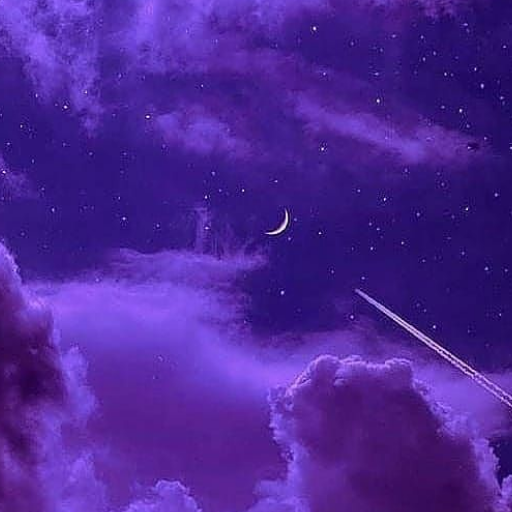
#> input picture Interblock_Difference/pic/Screenshot_2.png, 512 x 512 px, found by its file name
$ python just_usefull_trash.py
#> lines starting #> are read from the running program, lines starting #| are printed output that depends on the picture; pictures that were not available may be replaced by others from this repository, and a replacement may not be noted
import cv2
import numpy as np
from scipy.fftpack import dctn, idctn
from numpy import isinf, isnan

# --- Параметры алгоритма (должны быть одинаковыми для встраивания и извлечения) ---
BLOCK_SIZE = 8
WATERMARK_SIZE = 64 # Ожидаемый размер водяного знака (одна сторона)
IMAGE_SIZE = 512
COEFF_COORDS = (0, 2) # Координаты (1,3) из статьи в 0-based indexing
T = 80
K = 12
Z = 2 # Параметр для расчета M
# Направление обхода фиксировано: LR
# --- Конец параметров ---


# --- Вспомогательные функции ---
# (Остаются без изменений, так как работают с отдельными парами блоков)

def apply_dct(block):
    """Применяет 2D ДКП к блоку."""
    return dctn(block, norm='ortho')

def apply_idct(block):
    """Применяет 2D обратное ДКП к блоку."""
    return idctn(block, norm='ortho')

def arnold_transform(image, iterations):
    """Применяет преобразование Арнольда к квадратной матрице."""
    if image.shape[0] != image.shape[1]:
        raise ValueError("Input image must be square.")
    M = image.shape[0]
    arnold_image = np.copy(image)
    for _ in range(iterations):
        new_image = np.zeros_like(arnold_image)
        for i in range(M):
            for j in range(M):
                j_prime = (i + 2 * j) % M
                i_prime = (i + j) % M
                new_image[i_prime, j_prime] = arnold_image[i, j]
        arnold_image = new_image
    return new_image

def inverse_arnold_transform(image, iterations):
    """Применяет обратное преобразование Арнольда к квадратной матрице."""
    if image.shape[0] != image.shape[1]:
        raise ValueError("Input image must be square.")
    M = image.shape[0]
    inv_arnold_image = np.copy(image)
    for _ in range(iterations):
        new_image = np.zeros_like(inv_arnold_image)
        for i_prime in range(M):
            for j_prime in range(M):
                i = (2 * i_prime - j_prime) % M
                j = (-i_prime + j_prime) % M
                new_image[i, j] = inv_arnold_image[i_prime, j_prime]
        inv_arnold_image = new_image
    return inv_arnold_image

def calculate_median_ac(dct_block):
    """Вычисляет медиану первых 9 АС-коэффициентов по зигзагу."""
    zigzag_coords = [(0, 1), (1, 0), (2, 0), (1, 1), (0, 2), (0, 3), (1, 2), (2, 1), (3, 0)]
    ac_coeffs = [dct_block[y, x] for y, x in zigzag_coords]
    if not ac_coeffs:
        return 0.0
    return np.median(ac_coeffs)

def calculate_M(dct_block, Z):
    """Вычисляет силу модификации M для блока Block1."""
    dc_coeff = dct_block[0, 0]
    median_ac = calculate_median_ac(dct_block)

    if isinf(dc_coeff) or isnan(dc_coeff) or abs(dc_coeff) < 1e-9:
         return 1e-9

    if abs(dc_coeff) > 1000 or abs(dc_coeff) < 1:
        if isinf(median_ac) or isnan(median_ac):
             return 1e-9
        return abs(Z * median_ac)
    else:
        diff_dc_median = dc_coeff - median_ac
        if isinf(diff_dc_median) or isnan(diff_dc_median):
             return 1e-9
        return abs(Z * diff_dc_median / dc_coeff)

def embed_bit_modified_logic(block1_dct, block2_dct, watermark_bit, coeff_coords, M, T, K):
    """
    Встраивает один бит ЦВЗ в пару блоков путем модификации коэффициента
    ВТОРОГО блока на основе разности C2-C1.
    Возвращает модифицированный block2_dct.
    """
    C1 = block1_dct[coeff_coords]
    C2 = block2_dct[coeff_coords]
    delta = C2 - C1

    modified_block2_dct = block2_dct.copy()
    C2_modified = modified_block2_dct[coeff_coords]

    if isinf(M) or isnan(M) or M < 1e-9:
        return block2_dct.copy()

    if watermark_bit == 1:
        if delta > T - K:
            while delta > T - K:
                C2_modified -= M
                delta = C2_modified - C1
        elif K > delta > -T/2:
             while delta < K:
                C2_modified += M
                delta = C2_modified - C1
        elif delta < -T/2:
            while delta > -T - K:
                C2_modified -= M
                delta = C2_modified - C1

    elif watermark_bit == 0:
        if delta > T/2:
            while delta <= T + K:
                C2_modified += M
                delta = C2_modified - C1
        elif -K < delta < T/2:
             while delta >= -K:
                C2_modified -= M
                delta = C2_modified - C1
        elif delta < K - T:
            while delta <= K - T:
                C2_modified += M
                delta = C2_modified - C1

    modified_block2_dct[coeff_coords] = C2_modified
    return modified_block2_dct

def postprocess_dct_block(modified_dct_block):
    """
    Применяет обратное ДКП (ОДКП), добавляет 128, округляет и клиппирует
    значения блока ДКП, чтобы получить пиксельные значения в диапазоне [0, 255].
    """
    pixel_block_float = idctn(modified_dct_block, norm='ortho')
    pixel_block_float[isinf(pixel_block_float) | isnan(pixel_block_float)] = 0

    processed_block_pixels = np.round(pixel_block_float + 128).clip(0, 255).astype(np.uint8)

    return processed_block_pixels

def extract_single_bit_from_pair_robust(block1_dct, block2_dct, coeff_coords, T, K):
    """
    Извлекает один бит ЦВЗ из пары ДКП блоков на основе разности коэффициентов.
    Учитывает модифицированную логику встраивания (разность C2-C1, модификация C2)
    и обрабатывает граничные случаи и случаи с inf/NaN.
    """
    C1 = block1_dct[coeff_coords]
    C2 = block2_dct[coeff_coords]
    delta = C2 - C1

    if isinf(delta) or isnan(delta):
        return None

    epsilon = 1e-9

    if abs(delta - T) < epsilon: return 1
    elif abs(delta + T) < epsilon: return 0
    elif abs(delta) < epsilon: return 0
    elif abs(delta - K) < epsilon and K > 0: return 0
    elif abs(delta + K) < epsilon and K > 0: return 1

    if (delta > T) or (-T < delta < 0):
        return 1
    elif (delta < -T) or (0 < delta < T):
        return 0
    else:
        return None


# --- Функции встраивания и извлечения ЦВЗ в синий канал (только LR) ---

def embed_watermark_blue_channel_lr(image_path, watermark_path, T, K, Z, coeff_coords, block_size):
    """
    Встраивает ЦВЗ в синий канал изображения-контейнера по первому методу
    с модифицированной логикой встраивания, используя только обход LR.
    """
#> called with T = 80, K = 12, Z = 2, coeff_coords = (0, 2), block_size = 8
    img = cv2.imread(image_path, cv2.IMREAD_COLOR)
#> img is the input picture: shape (512, 512, 3); mean B, G, R 149.5, 37, 76.8
    if img is None:
        print(f"Ошибка: Изображение не найдено по пути: {image_path}")
        return None

    watermark = cv2.imread(watermark_path, cv2.IMREAD_GRAYSCALE)
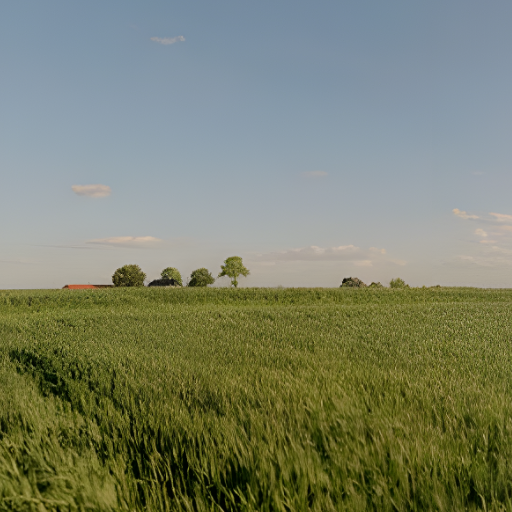
#> input picture Interblock_Difference/pic/pic2.png, 512 x 512 px, given in place of watermark.png, which was not available
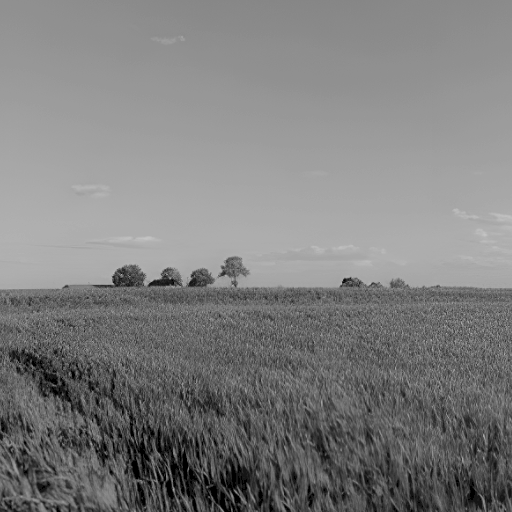
#> watermark: shape (512, 512); min 0, max 196, mean 126.1
    #watermark = arnold_transform(watermark, 5)
    if watermark is None:
         print(f"Ошибка: ЦВЗ не найден по пути: {watermark_path}")
         return None

    num_blocks_x = IMAGE_SIZE // block_size
    num_blocks_y = IMAGE_SIZE // block_size
    # Для LR направления емкость фиксирована
    expected_wm_len = num_blocks_y * (num_blocks_x - 1) # 64 * 63 = 4032 бита

    watermark_flat = (watermark > 128).astype(np.uint8).flatten()

    if len(watermark_flat) < expected_wm_len:
         print(f"Предупреждение: Размер ЦВЗ ({len(watermark_flat)} битов) меньше емкости ({expected_wm_len} битов) для LR. Будут встроены только первые {len(watermark_flat)} битов.")
         watermark_to_embed = watermark_flat
    elif len(watermark_flat) > expected_wm_len:
        print(f"Предупреждение: Размер ЦВЗ ({len(watermark_flat)} битов) больше емкости ({expected_wm_len} битов) для LR. Будут встроены только первые {expected_wm_len} битов.")
#| Предупреждение: Размер ЦВЗ (262144 битов) больше емкости (4032 битов) для LR. Будут встроены только первые 4032 битов.
        watermark_to_embed = watermark_flat[:expected_wm_len]
#> watermark_to_embed = 4032 values from 1 to 1
    else:
        watermark_to_embed = watermark_flat # Размер совпадает с емкостью 4032

    if img.shape[0] != IMAGE_SIZE or img.shape[1] != IMAGE_SIZE:
         print(f"Ошибка: Размер изображения должен быть {IMAGE_SIZE}x{IMAGE_SIZE}")
         return None

    b_channel, g_channel, r_channel = cv2.split(img)
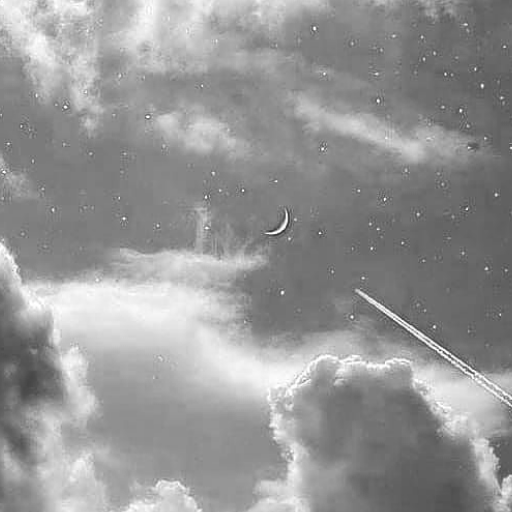
#> b_channel: shape (512, 512); min 49, max 255, mean 149.5
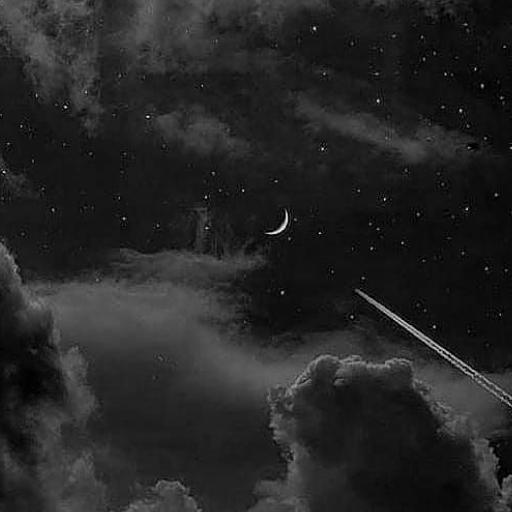
#> g_channel: shape (512, 512); min 0, max 238, mean 37
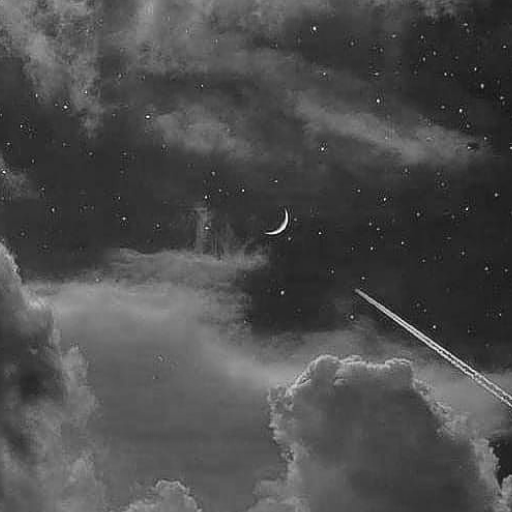
#> r_channel: shape (512, 512); min 14, max 255, mean 76.8
    b_channel_float = b_channel.astype(np.float32) - 128
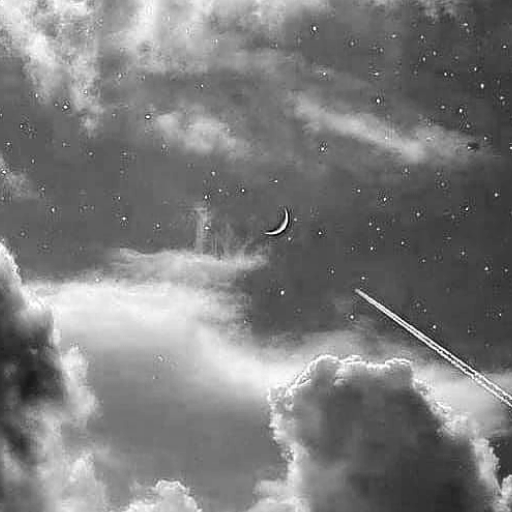
#> b_channel_float: shape (512, 512) float32; min -79, max 127, mean 21.5; drawn with min black and max white

    # 1. Применяем ДКП ко ВСЕМ блокам синего канала
    dct_blocks = []
    for i in range(num_blocks_y):
        row_of_blocks = []
        for j in range(num_blocks_x):
            block = b_channel_float[i*block_size:(i+1)*block_size, j*block_size:(j+1)*block_size]
            dct_block = apply_dct(block)
            row_of_blocks.append(dct_block)
        dct_blocks.append(row_of_blocks)
#> after the loop, dct_blocks = 64 items

    # 2. Проходим по парам блоков согласно направлению LR и встраиваем биты
    watermark_index = 0

    # Только LR обход
    for i in range(num_blocks_y):
        for j in range(num_blocks_x - 1):
            if watermark_index < len(watermark_to_embed):
                block1_dct = dct_blocks[i][j]
                block2_dct = dct_blocks[i][j+1]

                # Вычисляем M для Block1
                M = calculate_M(block1_dct, Z)

                # Получаем бит ЦВЗ
                bit_to_embed = watermark_to_embed[watermark_index]

                # Встраиваем бит - модифицируется block2_dct
                modified_block2_dct = embed_bit_modified_logic(block1_dct, block2_dct, bit_to_embed, coeff_coords, M, T, K)

                # Обновляем block2_dct в списке блоков
                dct_blocks[i][j+1] = modified_block2_dct

                watermark_index += 1
            else:
                break
        if watermark_index == len(watermark_to_embed):
            break
#> after the loop, watermark_index = 4032

    print(f"Всего встроено {watermark_index} битов.")
#| Всего встроено 4032 битов.

    # 3. Применяем ОДКП и постобработку ко ВСЕМ блокам ДКП
    b_channel_watermarked = np.zeros_like(b_channel, dtype=np.uint8)

    for i in range(num_blocks_y):
        for j in range(num_blocks_x):
            processed_block_pixels = postprocess_dct_block(dct_blocks[i][j])
            b_channel_watermarked[i*block_size:(i+1)*block_size, j*block_size:(j+1)*block_size] = processed_block_pixels

    watermarked_img = cv2.merge((b_channel_watermarked, g_channel, r_channel))

    return watermarked_img


def extract_watermark_blue_channel_lr_64x64_dominant_pad_fixed(watermarked_image_path, T, K, coeff_coords, block_size):
    """
    Извлекает ЦВЗ из синего канала изображения с водяным знаком по первому методу
    с модифицированной логикой встраивания и обработкой границ при извлечении,
    используя только обход LR.
    Собирает извлеченные биты в матрицу 63x64 (как показал опыт)
    и дополняет ее до размера 64x64, используя доминирующий бит.
    """
#> called with watermarked_image_path = 'watermarked_image_blue_channel_lr.png', T = 80, K = 12, coeff_coords = (0, 2), block_size = 8
    img = cv2.imread(watermarked_image_path, cv2.IMREAD_COLOR)
    if img is None:
        print(f"Ошибка: Изображение не найдено по пути: {watermarked_image_path}")
        return None

    if img.shape[0] != IMAGE_SIZE or img.shape[1] != IMAGE_SIZE:
         print(f"Ошибка: Размер изображения должен быть {IMAGE_SIZE}x{IMAGE_SIZE}")
         return None

    b_channel, _, _ = cv2.split(img)
    b_channel_float = b_channel.astype(np.float32) - 128

    dct_blocks = []
    num_blocks_x = IMAGE_SIZE // block_size # 64
    num_blocks_y = IMAGE_SIZE // block_size # 64

    for i in range(num_blocks_y):
        row_of_blocks = []
        for j in range(num_blocks_x):
            block = b_channel_float[i*block_size:(i+1)*block_size, j*block_size:(j+1)*block_size]
            dct_block = apply_dct(block)
            row_of_blocks.append(dct_block)
        dct_blocks.append(row_of_blocks)
#> after the loop, dct_blocks = 64 items

    extracted_bits_reliable = [] # Список только надежно извлеченных битов
    extracted_bits_all = [] # Список всех битов, включая 0 для неопределенных

    # Только LR обход
    for i in range(num_blocks_y): # 64 строки
        for j in range(num_blocks_x - 1): # 63 колонки пар (0-62)
            block1_dct = dct_blocks[i][j]
            block2_dct = dct_blocks[i][j+1] # Блок справа
            # Извлекаем бит из пары
            extracted_bit = extract_single_bit_from_pair_robust(block1_dct, block2_dct, coeff_coords, T, K)

            if extracted_bit is not None:
                 extracted_bits_reliable.append(extracted_bit)
                 extracted_bits_all.append(extracted_bit)
            else:
                 extracted_bits_all.append(0) # Добавляем 0 для неопределенных битов
#> after the loop, extracted_bits_all = 4032 values from 0 to 0; extracted_bits_reliable = 4032 values from 0 to 0

    print(f"Всего извлечено (включая неопределенные): {len(extracted_bits_all)} битов.")
#| Всего извлечено (включая неопределенные): 4032 битов.
    print(f"Надежно извлечено: {len(extracted_bits_reliable)} битов.")
#| Надежно извлечено: 4032 битов.

    # --- Формируем матрицу извлеченного ЦВЗ фактически извлеченного размера (63x64) ---
    # Используем форму (63, 64), так как опытным путем установлено, что это предотвращает скос.
    actual_extracted_shape = (num_blocks_y - 1, num_blocks_x) # 63x64 - Это форма, которая визуально корректна
    # Проверяем, что количество битов соответствует этой форме
    if len(extracted_bits_all) != actual_extracted_shape[0] * actual_extracted_shape[1]:
         print(f"Ошибка: Количество извлеченных битов ({len(extracted_bits_all)}) не соответствует ожидаемому размеру ({actual_extracted_shape[0] * actual_extracted_shape[1]}) для формы {actual_extracted_shape}.")
         return np.array(extracted_bits_all) # Возвращаем 1D массив в случае ошибки

    extracted_watermark_actual = np.array(extracted_bits_all).reshape(63,64) # Reshape в 63x64
#> extracted_watermark_actual: shape (63, 64) int64; every value is 0

    print(f"Фактическая форма извлеченного ЦВЗ (для визуального восстановления): {extracted_watermark_actual.shape}")
#| Фактическая форма извлеченного ЦВЗ (для визуального восстановления): (63, 64)

    # --- Вычисляем доминирующий бит в фактически извлеченных данных (63x64) ---
    if len(extracted_bits_reliable) > 0:
        count_ones = np.sum(extracted_bits_reliable)
#> count_ones = 0
        total_reliable_bits = len(extracted_bits_reliable)
#> total_reliable_bits = 4032
        count_zeros = total_reliable_bits - count_ones
#> count_zeros = 4032

        if count_ones > count_zeros:
            dominant_color = 1
        elif count_zeros > count_ones:
            dominant_color = 0
        else:
            dominant_color = 0 # В случае равенства
    else:
         dominant_color = 0 # Если надежных битов нет

    print(f"Доминирующий бит в надежно извлеченных данных: {dominant_color}")

    # --- Дополняем матрицу 63x64 до 64x64 с использованием доминирующего цвета ---
    target_shape = (WATERMARK_SIZE, WATERMARK_SIZE) # 64x64

    if extracted_watermark_actual.shape != target_shape:
        # Текущая форма (63, 64), целевая (64, 64). Нужно добавить 1 строку снизу.
        # padding = ((top_rows, bottom_rows), (left_cols, right_cols))
        padding_needed = ((0, target_shape[0] - extracted_watermark_actual.shape[0]), (0, 0)) # Добавляем 1 строку снизу
#> padding_needed = ((0, 1), (0, 0))
        extracted_watermark_padded = np.pad(extracted_watermark_actual, padding_needed, mode='constant', constant_values=dominant_color)
#> extracted_watermark_padded: shape (64, 64) int64; every value is 0
        print(f"Извлеченный ЦВЗ дополнен до формы {extracted_watermark_padded.shape} цветом {dominant_color}")
#| Извлеченный ЦВЗ дополнен до формы (64, 64) цветом 0
    else:
        extracted_watermark_padded = extracted_watermark_actual
        print("Извлеченный ЦВЗ уже имеет целевую форму 64x64.")

    # Если применялось преобразование Арнольда при встраивании (не реализовано здесь),
    # здесь нужно применить обратное преобразование к extracted_watermark_padded (64x64).
    # inv_arnold_wm = inverse_arnold_transform(extracted_watermark_padded, arnold_iterations)
    # return inv_arnold_wm

    # Возвращаем дополненную матрицу 64x64
    return extracted_watermark_padded


# --- Пример использования (только LR) ---
# Замените на реальные пути к вашим файлам
#image_container_path = 'C:\importantpapka\study\steganography\Interblock_Difference\pic\pic2.png'
image_container_path = r'C:\importantpapka\study\steganography\Interblock_Difference\pic\Screenshot_2.png'
watermark_logo_path = r'C:\importantpapka\study\steganography\Interblock_Difference\pic\watermark.png' # Используйте 64x64 ЦВЗ

# # Встраивание (только LR)
watermarked_image = embed_watermark_blue_channel_lr(
     image_container_path,
     watermark_logo_path,
     T, K, Z, COEFF_COORDS, BLOCK_SIZE
 )

if watermarked_image is not None:
     cv2.imwrite('watermarked_image_blue_channel_lr.png', watermarked_image)
     print("Изображение с водяным знаком сохранено как 'watermarked_image_blue_channel_lr.png'")

# Извлечение (только LR)
extracted_wm = extract_watermark_blue_channel_lr_64x64_dominant_pad_fixed(
     'watermarked_image_blue_channel_lr.png', # Путь к сохраненному изображению с ЦВЗ
     T, 12, COEFF_COORDS, BLOCK_SIZE
 )

inverted_extracted_wm = 1 - extracted_wm
#> inverted_extracted_wm: shape (64, 64) int64; every value is 1


if extracted_wm is not None:
     print("\nИзвлеченный водяной знак:")
     print(extracted_wm)
#> (printed output is left out)
     # Извлеченный ЦВЗ теперь будет иметь форму (64, 63) для LR
     if extracted_wm.ndim == 2:
        if extracted_wm.shape[0] > 0 and extracted_wm.shape[1] > 0:
              cv2.imwrite('extracted_watermark_inverted_colors_fixed.png', inverted_extracted_wm.astype(np.uint8) * 255)
              print(f"Извлеченный ЦВЗ сохранен как 'extracted_watermark_blue_channel_lr_result.png' с формой {extracted_wm.shape}")
#| Извлеченный ЦВЗ сохранен как 'extracted_watermark_blue_channel_lr_result.png' с формой (64, 64)
        else:
              print("Извлеченный ЦВЗ пустой или имеет нулевой размер, не может быть сохранен как изображение.")
     else:
         print("Извлеченный ЦВЗ не является 2D массивом и не может быть сохранен как изображение.")
